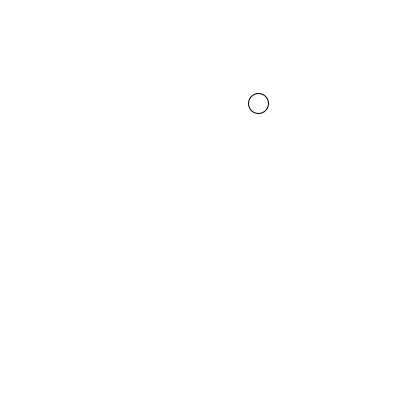
Frame 1 (no input)
Frame 60 (the mouse pressed at the canvas centre just before this capture): identical to frame 1, image omitted
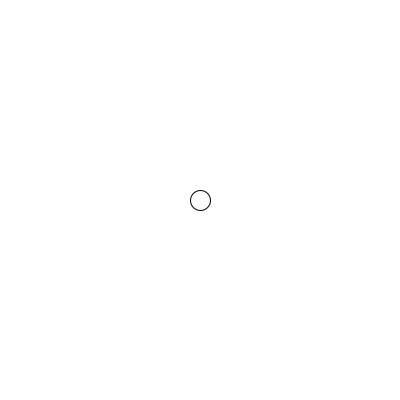
Frame 120 (the mouse held since frame 60 and released just before this capture)

The Processing sketch that drew these frames (run headless with seeded random() and noise(); from frame 60 on, the mouse is pressed at the canvas centre):

// Processing sketch: array02b
// ── array02b.pde
float [] x;
float [] y;
int contador = 0;
boolean interruptor = false;

void setup() {
  size(400, 400);
  x = new float[100];
  y = new float[100];

  for (int i = 0; i < 100; i++) {
    x[i] = random(0, width);
    y[i] = random(0, height);
  }
}

void draw() {
  background(255);
  ellipse(x[contador], y[contador], 20, 20);

  if (interruptor) {
    if (contador < x.length -1) {
      contador++;
    } else {
      contador = 0;
    }
  }
}


void mousePressed() {

  x[contador+1] = mouseX;
  y[contador+1] = mouseY;
  contador++;
  miPosicion();
}

void miPosicion() {
  print(x[contador]);
  print(" ");
  println(y[contador]);
}

void keyPressed() {
  printArray(x);
  interruptor = true;
}
